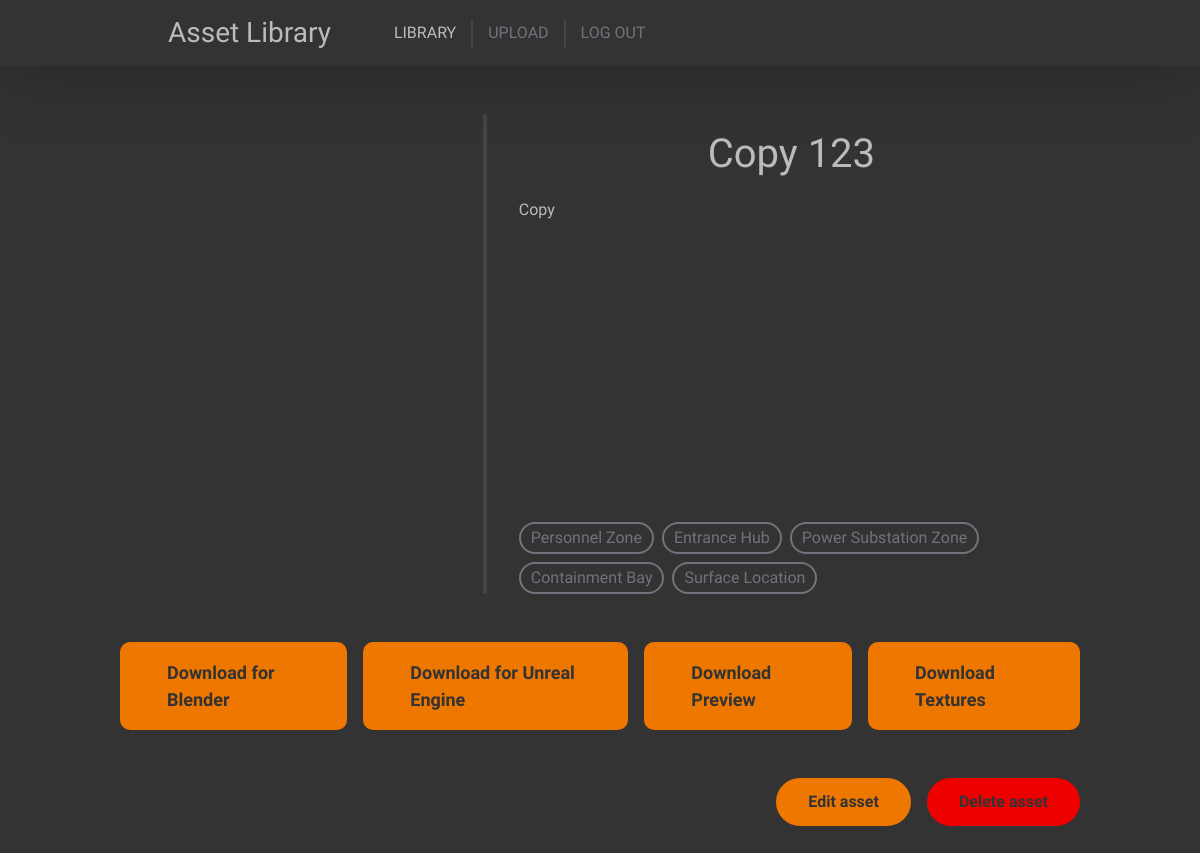
The page /view/20 (signed in) on the database its author committed.
### content/models.py (models this page shows, shortened)
class Asset(models.Model):
    class Meta:
        verbose_name = "Asset"
        verbose_name_plural = "Assets"
        permissions = [
            ("see_own", "Can see own added assets"),
            ("see_others", "Can see others added assets"),
            ("edit_own", "Can edit own assets"),
            ("edit_others", "Can edit others assets"),
            ("delete_own", "Can delete own assets"),
            ("delete_others", "Can delete others assets"),
            ("upload", "Can upload assets")
        ]
    def content_path(instance, filename):
        print(instance)
        return 'meshes/{0}/{1}'.format(instance.id, filename)
    name = models.TextField()
    description = models.TextField()
    author = models.ForeignKey(User, on_delete=models.SET_NULL, null=True)
    last_update = models.DateTimeField(default=datetime.now, blank=True)
    blender_mesh = models.FileField(upload_to=content_path, null=True)
    fbx_mesh = models.FileField(upload_to=content_path, null=True)
    preview_mesh = models.FileField(upload_to=content_path, null=True)
    textures = models.ManyToManyField(Texture)
    tags = models.ManyToManyField(AssetTag)
    favorites = models.ManyToManyField(User, related_name="users_favorites")
    def delete(self, *args, **kwargs):
        self.blender_mesh.delete()
        self.fbx_mesh.delete()
        self.preview_mesh.delete()
        os.rmdir(os.path.abspath(os.path.join(settings.MEDIA_ROOT, 'meshes', str(self.pk))))
        for texture in self.textures.all():
            texture.delete()
        return super().delete(args, kwargs)

class AssetTag(models.Model):
    class Meta:
        verbose_name = "Asset Tag"
        verbose_name_plural = "Asset Tags"
    name = models.CharField(max_length=50)
    category = models.ForeignKey(AssetTagCategory, on_delete=models.CASCADE)

### content/views.py (the view)
# urls.py: path("view/<int:asset_pk>", views.view_view, name='asset_view'),
@login_required(login_url='/auth/', redirect_field_name=None)
def view_view(request: HttpRequest, asset_pk):
    asset = Asset.objects.filter(pk=asset_pk)
    if not asset.exists():
        return redirect('library')
    asset = asset.first()
    if not request.user.has_perm("content.see_own") and asset.author == request.user:
        return redirect('library')
    if not request.user.has_perm("content.see_others") and asset.author != request.user:
        return redirect('library')
    return render(request, "content/view.html", { 'asset': asset })

### content/templates/content/view.html (shortened to what this page needs)
<!DOCTYPE html>
<html>
    <head>
        <link href="https://cdn.jsdelivr.net/npm/bootstrap@5.2.3/dist/css/bootstrap.min.css" rel="stylesheet">
        {% load static %}
        <link href="{% static 'main/common.css' %}" rel="stylesheet">
        <link href="{% static 'content/view.css' %}" rel="stylesheet">
    </head>
    <body>
        <div class="top">
            <div class="adjusted-content mx-auto d-flex align-items-center">
                <h3 class="my-3 mx-5">Asset Library</h3>
                <div class="navigation fs-6 d-flex align-items-center">
                    <a href="{% url 'library' %}" class="active">LIBRARY</a>
                    {% if perms.content.upload %}
                    <a href="{% url 'upload' %}">UPLOAD</a>
                    {% endif %}
                    <a href="{% url 'logout' %}">LOG OUT</a>
                </div>
            </div>
        </div>
        <div class="content">
            <div class="adjusted-content mx-auto">
                <div class="d-flex flex-row mt-5 gap-3">
                    <model-viewer src="{% if asset.preview_mesh %}{{ asset.preview_mesh.url }}{% endif %}" class="model-preview w-50" camera-controls interaction-prompt="none" auto-rotate auto-rotate-delay="3000" rotation-per-second="25deg"></model-viewer>
                    <div class="vertical-rule"></div>
                    <div class="flex-fill d-flex flex-column">
                        <h1 class="mx-5 my-3 text-center">{{ asset.name }}</h1>
                        <p class="mx-3 my-1">{{ asset.description }}</p>
                        <div class="mx-3 mt-auto mb-0 d-flex gap-2 flex-wrap">
                            {% for tag in asset.tags.all %}
                            <div class="tag">
                                {{ tag.name }}
                            </div>
                            {% endfor %}
                        </div>
                    </div>
                </div>
                <div class="d-flex flex-row mt-5 gap-3 justify-content-between">
                    {% if asset.blender_mesh %}
                    <a href="{{ asset.blender_mesh.url }}" download class="download-button">
                        Download for Blender
                    </a>
                    {% endif %}
                    {% if asset.fbx_mesh %}
                    <a href="{{ asset.fbx_mesh.url }}" download class="download-button">
                        Download for Unreal Engine
                    </a>
                    {% endif %}
                    {% if asset.preview_mesh %}
                    <a href="{{ asset.preview_mesh.url }}" download class="download-button">
                        Download Preview
                    </a>
                    {% endif %}
                    <a href="{% url 'download_textures' asset.pk %}" id="texturesDownload" download class="download-button">
                        Download Textures
                    </a>
                </div>
                <div class="d-flex flex-row-reverse mt-5 gap-3">
                    {% if perms.content.delete_own and asset.author == user or perms.content.delete_others and asset.author != user %}
                    <button class="delete-button" data-bs-toggle="modal" data-bs-target="#deleteModal">
                        Delete asset
                    </button>
                    {% endif %}
                    {% if perms.content.edit_own and asset.author == user or perms.content.edit_others and asset.author != user %}
                    <a class="edit-button" href="{% url 'asset_edit' asset.pk %}">
                        Edit asset
                    </a>
                    {% endif %}
                </div>
            </div>
        </div>
    </body>
</html>

### main/static/main/common.css (style rules this page uses)
body { font-family: 'Lexend', sans-serif;; color: #BBBBBB; background-color: #333333; }
.top { background-color: #333333; overflow: auto; z-index: 10; box-shadow: 0 0 70px 5px rgba(0, 0, 0, 0.25); position: sticky; top: 0; }
a { color: inherit; text-decoration: none; }
.navigation { color: #70737C }
.navigation a { padding: 2px 15px; border-right: solid 2px #454545; transition: 0.15s ease-in-out color; }
.navigation a:hover, .navigation a.active { color: #BBBBBB }
.navigation a:last-child { border: none; }
.adjusted-content { width: 80%; }
.content { overflow: auto; min-height: 100vh; }
.vertical-rule { border: solid 2px #454545; border-radius: 2px; }

### content/static/content/view.css (style rules this page uses)
.model-preview { height: 60vh; border-radius: 25px; }
.download-button { background-color: #EE7700; color: #333333; padding: 15px 45px; font-size: 18px; font-weight: bold; border-radius: 10px; border: solid 2px #EE7700; transition: all ease-in-out 0.15s; }
.delete-button { background-color: #ee0000; color: #333333; padding: 10px 30px; font-weight: bold; border-radius: 1000px; border: solid 2px #ee0000; transition: all ease-in-out 0.15s; }
.edit-button { background-color: #EE7700; color: #333333; padding: 10px 30px; font-weight: bold; border-radius: 1000px; border: solid 2px #EE7700; transition: all ease-in-out 0.15s; }
.tag { border: solid 2px #70737C; border-radius: 25px; padding: 2px 10px; color: #70737C; user-select: none; transition: all ease-in-out 0.15s; }

### rows shown on the page
Asset: name "Copy 123", description "Copy"
AssetTag: name "Personnel Zone"
AssetTag: name "Entrance Hub"
AssetTag: name "Power Substation Zone"
AssetTag: name "Containment Bay"
AssetTag: name "Surface Location"
